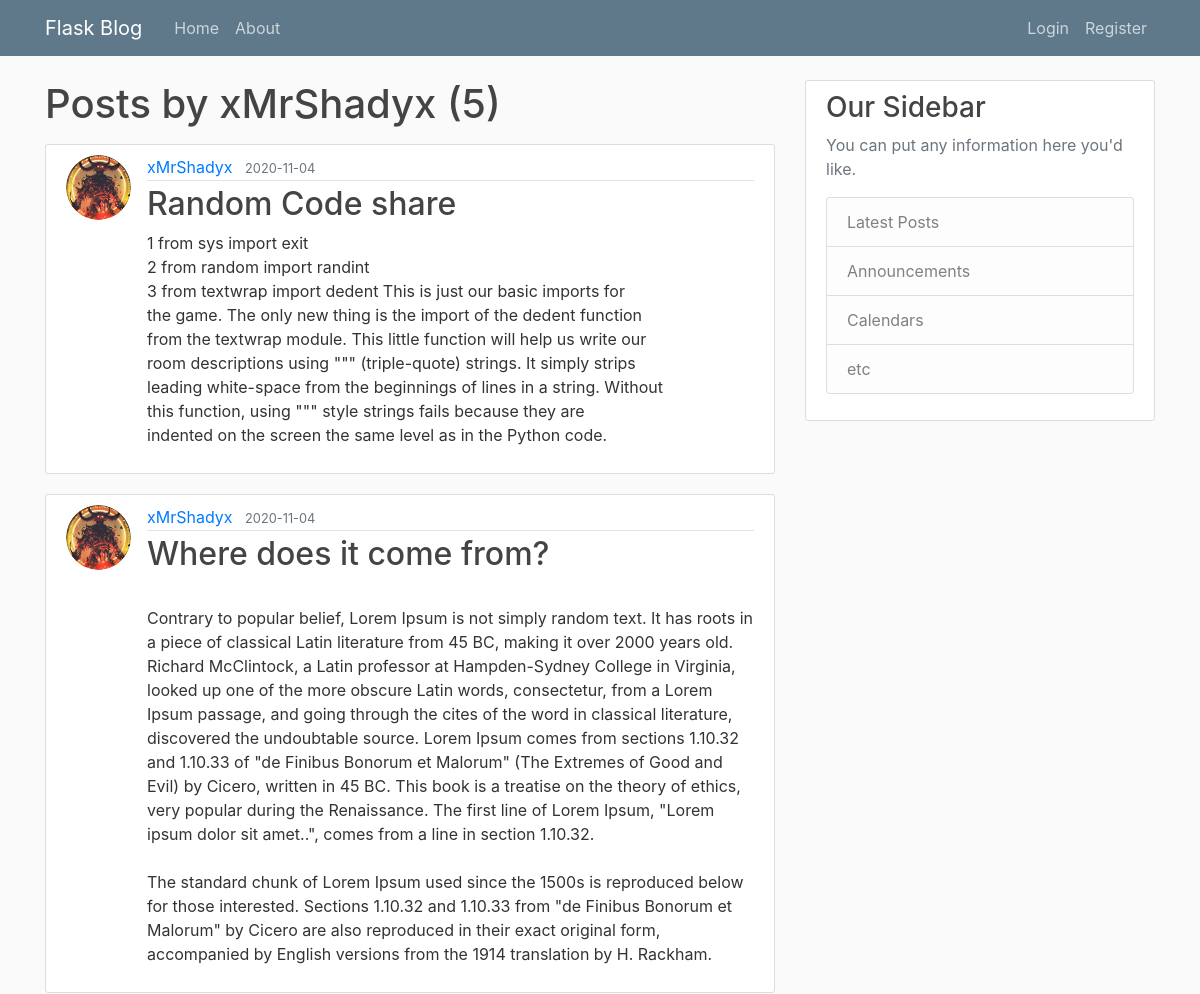
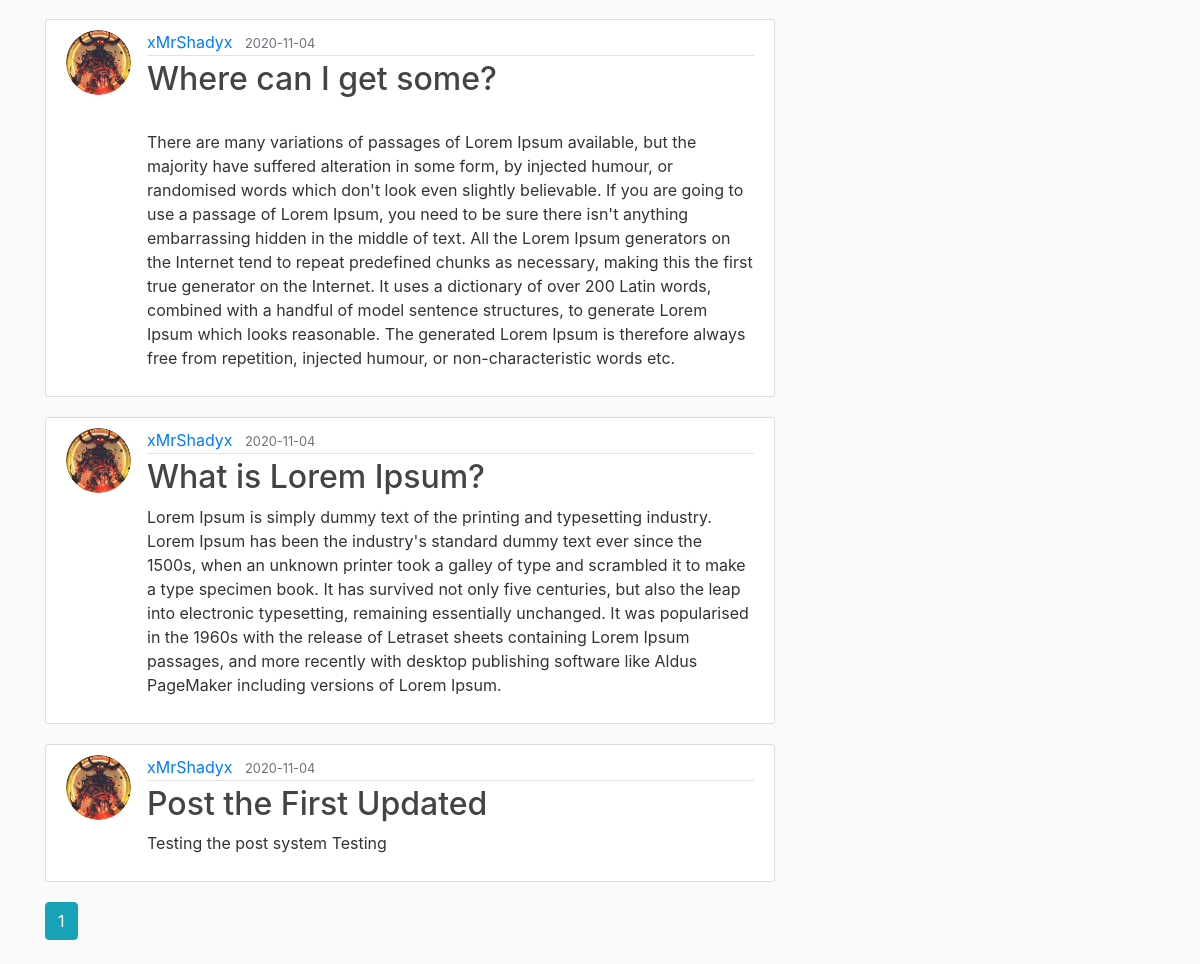
/user/xMrShadyx, run on the app's committed database (2 pictures, top to bottom).
### CoreyShafer/Flask/BLOG/flaskblog/models.py (models this page shows, shortened)
class User(db.Model, UserMixin):
    id = db.Column(db.Integer, primary_key=True)
    username = db.Column(db.String(20), unique=True, nullable=False)
    email = db.Column(db.String(120), unique=True, nullable=False)
    image_file = db.Column(db.String(20), nullable=False, default='default.jpg')
    password = db.Column(db.String(60), nullable=False)
    rank = db.Column(db.String(10), nullable=False, default='user')
    posts = db.relationship('Post', backref='author', lazy=True)

class Post(db.Model):
    id = db.Column(db.Integer, primary_key=True)
    title = db.Column(db.String(120), nullable=False, default="What about your title?")
    date_posted = db.Column(db.DateTime, nullable=False, default=datetime.utcnow)
    content = db.Column(db.Text, nullable=False)
    user_id = db.Column(db.Integer, db.ForeignKey('user.id'), nullable=False)

### CoreyShafer/Flask/BLOG/flaskblog/users/routes.py (the view)
@users.route("/user/<string:username>")
def user_posts(username):
    page = request.args.get('page', 1, type=int)
    user = User.query.filter_by(username=username).first_or_404()
    posts = Post.query.filter_by(author=user)\
        .order_by(Post.date_posted.desc())\
        .paginate(page=page, per_page=5)
    return render_template('user_posts.html', posts=posts, user=user)

### CoreyShafer/Flask/BLOG/flaskblog/templates/user_posts.html (shortened to what this page needs)
{% extends 'layout.html' %}
{% block content %}
    <h1 class="mb-3">Posts by {{ user.username }} ({{ posts.total }})</h1>
    {% for post in posts.items %}
        <article class="media content-section">
          <img class="rounded-circle article-img" src="{{ url_for('static', filename='profile_pics/' + post.author.image_file) }}">
          <div class="media-body">
            <div class="article-metadata">
              <a class="mr-2" href="{{ url_for('users.user_posts', username=post.author.username) }}">{{ post.author.username }}</a>
              <small class="text-muted">{{ post.date_posted.strftime('%Y-%m-%d') }}</small>
            </div>
            <h2><a class="article-title" href="{{ url_for('posts.post', post_id=post.id) }}">{{ post.title }}</a></h2>
            <p class="article-content">{{ post.content }}</p>
          </div>
        </article>
    {% endfor %}
    {% for page_num in posts.iter_pages(left_edge=1, right_edge=1, left_current=1, right_current=2) %}
      {% if page_num %}
        {% if posts.page == page_num %}
          <a class="btn btn-info mb-4" href="{{ url_for('users.user_posts', username=user.username, page=page_num) }}">{{ page_num }}</a>
        {% else %}
          <a class="btn btn-outline-info mb-4" href="{{ url_for('users.user_posts', username=user.username, page=page_num) }}">{{ page_num }}</a>
        {% endif %}
      {% else %}
        ...
      {% endif %}
    {% endfor %}
{% endblock content %}

### CoreyShafer/Flask/BLOG/flaskblog/static/main.css (style rules this page uses)
body { background: #fafafa; color: #333333; margin-top: 5rem; }
h1, h2, h3, h4, h5, h6 { color: #444444; }
.content-section { background: #ffffff; padding: 10px 20px; border: 1px solid #dddddd; border-radius: 3px; margin-bottom: 20px; }
.article-title { color: #444444; }
.article-content { white-space: pre-line; }
.article-img { height: 65px; width: 65px; margin-right: 16px; }
.article-metadata { padding-bottom: 1px; margin-bottom: 4px; border-bottom: 1px solid #e3e3e3 }

### data on the page
User: username "xMrShadyx"
Post: image_file (picture), author.username "xMrShadyx", date_posted "2020-11-04", title "Random Code share", content "1 from sys import exit 2 from random import randint 3 from textwrap import dedent This is just our basic imports for the game. The only new thing is the import of the dedent function from the textwrap module. This little function will help us write our room descriptions using \"\"\" (triple-quote) strings. It simply strips leading white-space from the beginnings of lines in a string. Without this function, using \"\"\" style strings fails because they are indented on the screen the same level as in the Python code."
Post: image_file (picture), author.username "xMrShadyx", date_posted "2020-11-04", title "Where does it come from?", content "Contrary to popular belief, Lorem Ipsum is not simply random text. It has roots in a piece of classical Latin literature from 45 BC, making it over 2000 years old. Richard McClintock, a Latin professor at Hampden-Sydney College in Virginia, looked up one of the more obscure Latin words, consectetur, from a Lorem Ipsum passage, and going through the cites of the word in classical literature, discovered the undoubtable source. Lorem Ipsum comes from sections 1.10.32 and 1.10.33 of \"de Finibus Bonorum et Malorum\" (The Extremes of Good and Evil) by Cicero, written in 45 BC. This book is a treatise on the theory of ethics, very popular during the Renaissance. The first line of Lorem Ipsum,…"
Post: image_file (picture), author.username "xMrShadyx", date_posted "2020-11-04", title "Where can I get some?", content "There are many variations of passages of Lorem Ipsum available, but the majority have suffered alteration in some form, by injected humour, or randomised words which don't look even slightly believable. If you are going to use a passage of Lorem Ipsum, you need to be sure there isn't anything embarrassing hidden in the middle of text. All the Lorem Ipsum generators on the Internet tend to repeat predefined chunks as necessary, making this the first true generator on the Internet. It uses a dictionary of over 200 Latin words, combined with a handful of model sentence structures, to generate Lorem Ipsum which looks reasonable. The generated Lorem Ipsum is therefore always free from…"
Post: image_file (picture), author.username "xMrShadyx", date_posted "2020-11-04", title "What is Lorem Ipsum?", content "Lorem Ipsum is simply dummy text of the printing and typesetting industry. Lorem Ipsum has been the industry's standard dummy text ever since the 1500s, when an unknown printer took a galley of type and scrambled it to make a type specimen book. It has survived not only five centuries, but also the leap into electronic typesetting, remaining essentially unchanged. It was popularised in the 1960s with the release of Letraset sheets containing Lorem Ipsum passages, and more recently with desktop publishing software like Aldus PageMaker including versions of Lorem Ipsum."
Post: image_file (picture), author.username "xMrShadyx", date_posted "2020-11-04", title "Post the First Updated", content "Testing the post system Testing"

### other printed values
{{ posts.total }} "5"
{{ page_num }} "1"
